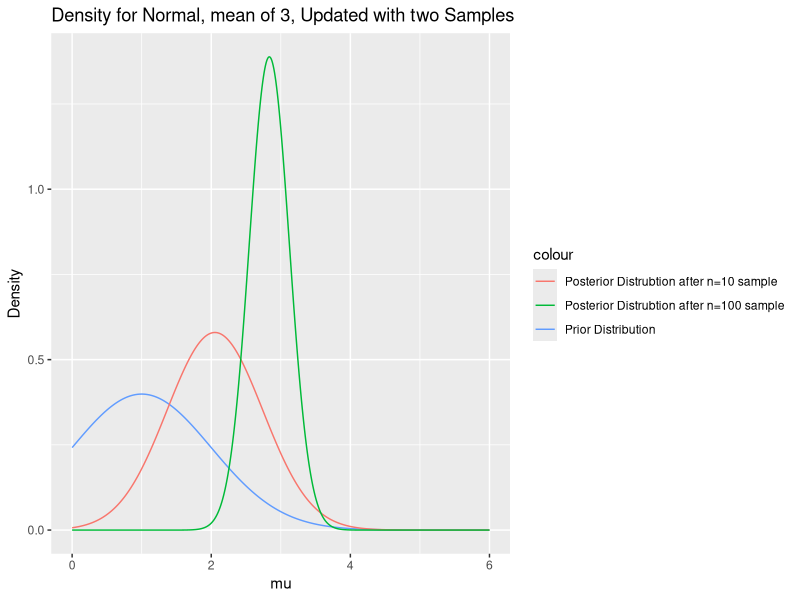
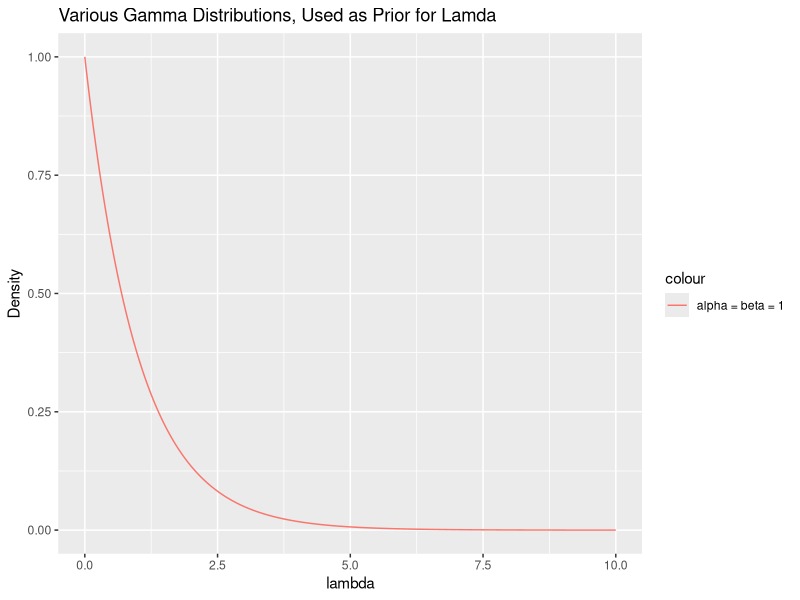

Write the R code that produced these figures, in order. (Note: this script raises an error after producing the figures.)
## ---- chunk 1
knitr::opts_chunk$set(echo = TRUE)
knitr::opts_chunk$set(echo = TRUE, fig.align="center")
gc()
ls()
options(digits=4)
require(tidyverse)
set.seed(47)
## ---- chunk 2
x_bar <- sd <- 3
mu_0 <- 1
sd_0 <- 1

prob <- seq(0, 6, .01)
# First prior
x_0 <- dnorm(prob, mu_0, sd_0)

# Update with data sample of 10
n <- 10

sd_10 <- ((n/(sd^2) + 1/(sd_0^2)))^(-0.5)
mu_10 <- sd_10^2*((mu_0/(sd_0^2)) + (n*x_bar)/sd^2)

x_10 <- dnorm(prob, mu_10, sd_10)

# Update with another data sample of 100
n <- 100

sd_100 <- ((n/(sd^2) + 1/(sd_0^2)))^(-0.5)
mu_100 <- sd_100^2*((mu_0/(sd_0^2)) + (n*x_bar)/sd^2)

x_100 <- dnorm(prob, mu_100, sd_100)

data.frame(x_0, x_10, x_100, prob) %>% ggplot(aes(x= prob)) +
  geom_line(aes(y= x_0, colour = 'Prior Distribution')) +
  geom_line(aes(y= x_10, colour = 'Posterior Distrubtion after n=10 sample')) +
  geom_line(aes(y= x_100, colour = 'Posterior Distrubtion after n=100 sample')) +
  labs(title = "Density for Normal, mean of 3, Updated with two Samples",
       x = "mu", y = "Density")
rm(list = ls())
## ---- chunk 3
prob <- seq(0, 10, .01)

alpha_0 <- 1
beta_0 <- 1
x_0 <- dgamma(prob, alpha_0, beta_0)

data.frame(x_0, prob) %>% ggplot(aes(x = prob)) +
  geom_line(aes(y = x_0, colour = 'alpha = beta = 1')) +
  labs(title = "Various Gamma Distributions, Used as Prior for Lamda",
       x = "lambda", y = "Density")
rm(list = ls())
## ---- chunk 4
x <- 2

# start with 5 going to 1 to ensure alpha_0, beta_0 > 0
#vector <- rev(seq(1, 5, by = 0.001))
vector <- seq(1, 5, by = 0.00001)
i <- 1

# (alpha_0 - 1)/beta_0 = 4, so beta_0 = (alpha_0 - 1)/4
alpha_0 <- vector[i]
beta_0 <- (alpha_0 - 1)/4
storer <- c()

epsilson <- 0.001
while (abs(pgamma(x, alpha_0, beta_0) - 0.1) > epsilson){
  #print(i)
  print(pgamma(x, alpha_0, beta_0))
  i <- i + 1
  alpha_0 <- vector[i]
  beta_0 <- (alpha_0 - 1)/4
}
alpha_0
beta_0
pgamma(x, alpha_0, beta_0) # roughly = 0.1
## ---- chunk 5
# test data
x <- rnorm(10000, 0, 1) 

# test hyperparameters
alpha_0 <- 1
beta_0 <- 1


# function that will be defined.
Normal_estimator <- function (x, alpha_0, beta_0){
  
  return(mean(x))
}
